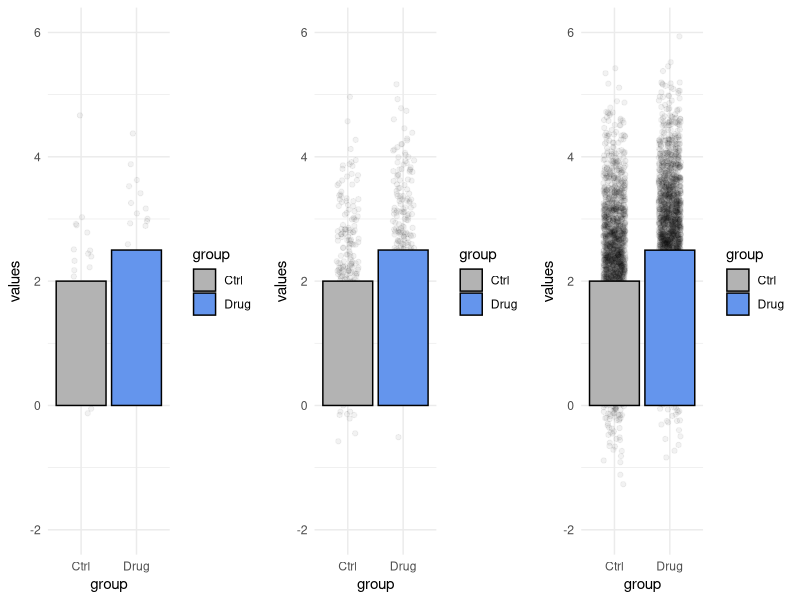
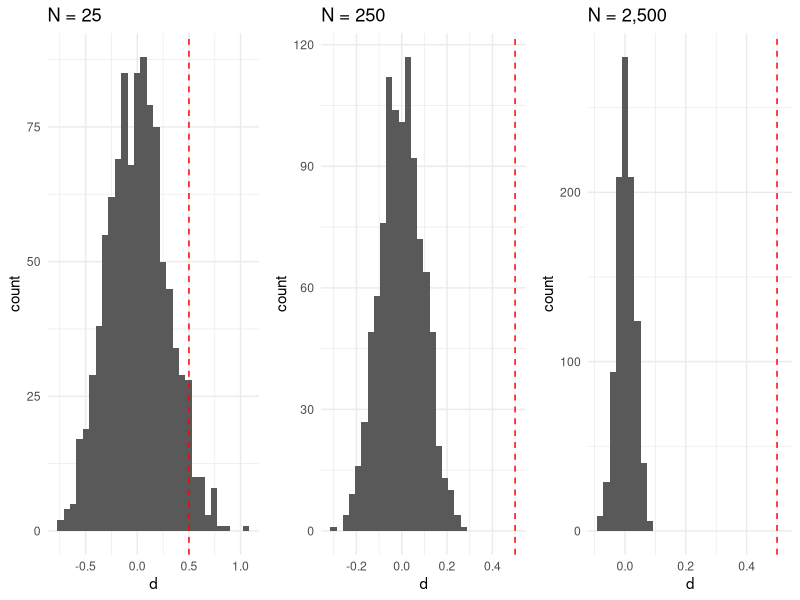

The R source for these figures, in order:
## ---- chunk 1
library(tidyverse)
library(MASS)
library(cowplot)

d1 <- tibble(values = c(mvrnorm(25, 2, 1, empirical = TRUE),
                        mvrnorm(25, 2.5, 1, empirical = TRUE)),
             group = rep(c("Ctrl", "Drug"), each = 25))

d2 <- tibble(values = c(mvrnorm(250, 2, 1, empirical = TRUE),
                        mvrnorm(250, 2.5, 1, empirical = TRUE)),
             group = rep(c("Ctrl", "Drug"), each = 250))

d3 <- tibble(values = c(mvrnorm(2500, 2, 1, empirical = TRUE),
                        mvrnorm(2500, 2.5, 1, empirical = TRUE)),
             group = rep(c("Ctrl", "Drug"), each = 2500))
## ---- chunk 2
p1 <- d1 %>% 
  ggplot(aes(y = values,
             x = group,
             fill = group))+
  geom_jitter(width = 0.2, alpha = 0.05)+
  geom_bar(stat = "summary",
           fun = "mean",
           position = position_dodge(0.9),
           color = "black")+
  geom_errorbar(stat = "summary",
                fun.data = "mean_sdl",
                fun.args = list(mult = 1),
                width = 0.3,
                position = position_dodge(0.9))+
  theme_minimal()+
  scale_fill_manual(values = c("grey70", "cornflowerblue"))+
  ylim(-2,6)

p2 <- d2 %>% 
  ggplot(aes(y = values,
             x = group,
             fill = group))+
  geom_jitter(width = 0.2, alpha = 0.05)+
  geom_bar(stat = "summary",
           fun = "mean",
           position = position_dodge(0.9),
           color = "black")+
  geom_errorbar(stat = "summary",
                fun.data = "mean_sdl",
                fun.args = list(mult = 1),
                width = 0.3,
                position = position_dodge(0.9))+
  theme_minimal()+
  scale_fill_manual(values = c("grey70", "cornflowerblue"))+
  ylim(-2,6)

p3 <- d3 %>% 
  ggplot(aes(y = values,
             x = group,
             fill = group))+
  geom_jitter(width = 0.2, alpha = 0.05)+
  geom_bar(stat = "summary",
           fun = "mean",
           position = position_dodge(0.9),
           color = "black")+
  geom_errorbar(stat = "summary",
                fun.data = "mean_sdl",
                fun.args = list(mult = 1),
                width = 0.3,
                position = position_dodge(0.9))+
  theme_minimal()+
  scale_fill_manual(values = c("grey70", "cornflowerblue"))+
  ylim(-2,6)

plot_grid(p1, p2, p3, ncol = 3)
## ---- chunk 3
m1 <- d1 %>% 
  group_by(group) %>% 
  summarise(m = mean(values)) %>% 
  summarise(d = diff(m)) %>% 
  pull()

m2 <- d2 %>% 
  group_by(group) %>% 
  summarise(m = mean(values)) %>% 
  summarise(d = diff(m)) %>% 
  pull()

m3 <- d3 %>% 
  group_by(group) %>% 
  summarise(m = mean(values)) %>% 
  summarise(d = diff(m)) %>% 
  pull()

## ---- chunk 4
rand_mean_diff <- function(data, col, group){
  data %>% 
    transmute({{group}},
              shuffled = sample({{col}}, replace = FALSE)) %>% 
    group_by({{group}}) %>% 
    summarise(m = mean(shuffled)) %>% 
    summarise(d = diff(m))
}
## ---- chunk 5
res1 <- map_dfr(1:1000, ~rand_mean_diff(d1, values, group))
res2 <- map_dfr(1:1000, ~rand_mean_diff(d2, values, group))
res3 <- map_dfr(1:1000, ~rand_mean_diff(d3, values, group))
## ---- chunk 6
p1 <- res1 %>% 
  ggplot(aes(x = d))+
  geom_histogram()+
  geom_vline(xintercept = m1,
             color = "red",
             linetype = "dashed")+
  theme_minimal()+
  labs(title = "N = 25")

p2 <- res2 %>% 
  ggplot(aes(x = d))+
  geom_histogram()+
  geom_vline(xintercept = m2,
             color = "red",
             linetype = "dashed")+
  theme_minimal()+
  labs(title = "N = 250")

p3 <- res3 %>% 
  ggplot(aes(x = d))+
  geom_histogram()+
  geom_vline(xintercept = m3,
             color = "red",
             linetype = "dashed")+
  theme_minimal()+
  labs(title = "N = 2,500")

plot_grid(p1, p2, p3, ncol = 3)
